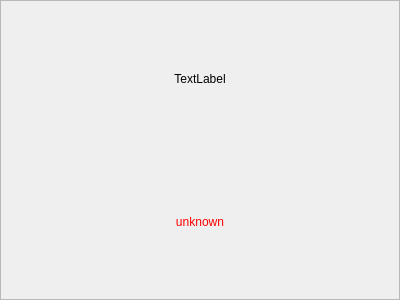
<?xml version="1.0" encoding="UTF-8"?>
<ui version="4.0">
 <comment>
********************************************************************************
**
** Copyright (c) 2018 The University of Notre Dame
** Copyright (c) 2018 The Regents of the University of California
**
** Redistribution and use in source and binary forms, with or without modification,
** are permitted provided that the following conditions are met:
**
** 1. Redistributions of source code must retain the above copyright notice, this 
** list of conditions and the following disclaimer.
**
** 2. Redistributions in binary form must reproduce the above copyright notice, this
** list of conditions and the following disclaimer in the documentation and/or other
** materials provided with the distribution.
**
** 3. Neither the name of the copyright holder nor the names of its contributors may
** be used to endorse or promote products derived from this software without specific
** prior written permission.
**
** THIS SOFTWARE IS PROVIDED BY THE COPYRIGHT HOLDERS AND CONTRIBUTORS &quot;AS IS&quot; AND ANY
** EXPRESS OR IMPLIED WARRANTIES, INCLUDING, BUT NOT LIMITED TO, THE IMPLIED WARRANTIES
** OF MERCHANTABILITY AND FITNESS FOR A PARTICULAR PURPOSE ARE DISCLAIMED. IN NO EVENT
** SHALL THE COPYRIGHT HOLDER OR CONTRIBUTORS BE LIABLE FOR ANY DIRECT, INDIRECT,
** INCIDENTAL, SPECIAL, EXEMPLARY, OR CONSEQUENTIAL DAMAGES (INCLUDING, BUT NOT LIMITED
** TO, PROCUREMENT OF SUBSTITUTE GOODS OR SERVICES; LOSS OF USE, DATA, OR PROFITS; OR
** BUSINESS INTERRUPTION) HOWEVER CAUSED AND ON ANY THEORY OF LIABILITY, WHETHER IN
** CONTRACT, STRICT LIABILITY, OR TORT (INCLUDING NEGLIGENCE OR OTHERWISE) ARISING
** IN ANY WAY OUT OF THE USE OF THIS SOFTWARE, EVEN IF ADVISED OF THE POSSIBILITY OF
** SUCH DAMAGE.
**
**********************************************************************************

// Contributors:
 </comment>
 <class>CWE_StageStatusTab</class>
 <widget class="QFrame" name="CWE_StageStatusTab">
  <property name="geometry">
   <rect>
    <x>0</x>
    <y>0</y>
    <width>400</width>
    <height>300</height>
   </rect>
  </property>
  <property name="sizePolicy">
   <sizepolicy hsizetype="Preferred" vsizetype="Preferred">
    <horstretch>0</horstretch>
    <verstretch>0</verstretch>
   </sizepolicy>
  </property>
  <property name="windowTitle">
   <string>Frame</string>
  </property>
  <property name="styleSheet">
   <string notr="true">QFrame: { border-radius: 5px; }</string>
  </property>
  <property name="frameShape">
   <enum>QFrame::StyledPanel</enum>
  </property>
  <property name="frameShadow">
   <enum>QFrame::Raised</enum>
  </property>
  <property name="lineWidth">
   <number>1</number>
  </property>
  <layout class="QVBoxLayout" name="verticalLayout">
   <property name="spacing">
    <number>0</number>
   </property>
   <property name="leftMargin">
    <number>6</number>
   </property>
   <property name="topMargin">
    <number>6</number>
   </property>
   <property name="rightMargin">
    <number>6</number>
   </property>
   <property name="bottomMargin">
    <number>6</number>
   </property>
   <item>
    <widget class="QLabel" name="mainLabel">
     <property name="text">
      <string>TextLabel</string>
     </property>
     <property name="alignment">
      <set>Qt::AlignCenter</set>
     </property>
    </widget>
   </item>
   <item>
    <widget class="QLabel" name="statusLabel">
     <property name="minimumSize">
      <size>
       <width>0</width>
       <height>0</height>
      </size>
     </property>
     <property name="font">
      <font>
       <bold>false</bold>
      </font>
     </property>
     <property name="styleSheet">
      <string notr="true">QLabel {
color: red;
}
</string>
     </property>
     <property name="text">
      <string>unknown</string>
     </property>
     <property name="alignment">
      <set>Qt::AlignCenter</set>
     </property>
    </widget>
   </item>
  </layout>
 </widget>
 <resources/>
 <connections/>
</ui>
